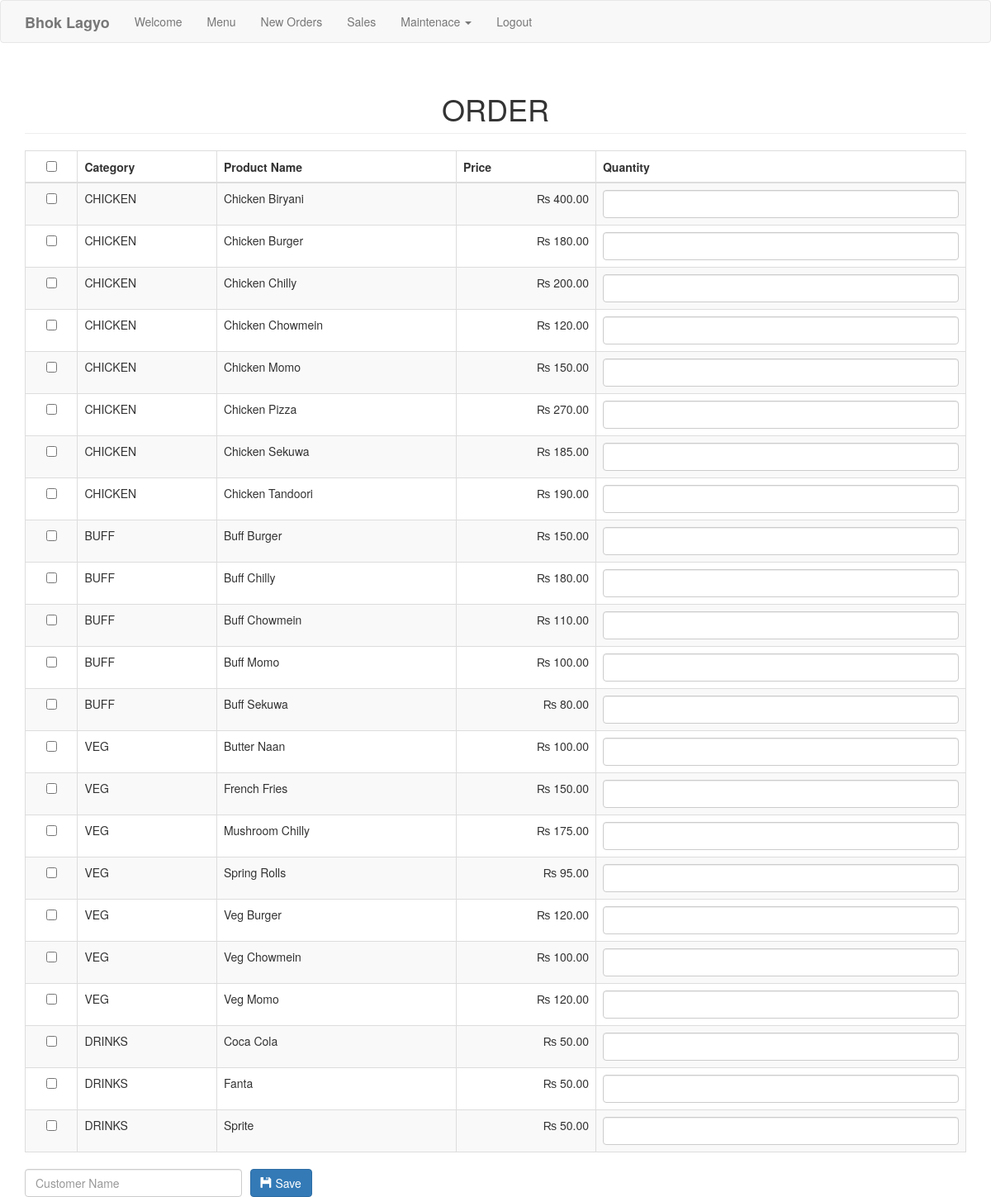
Screenshot of /adminpanel/orderadmin.php (signed in) with the database file from the repository.
### tables this page shows
CREATE TABLE `product` (
  `productid` int(11) NOT NULL,
  `categoryid` int(1) NOT NULL,
  `productname` varchar(30) NOT NULL,
  `price` double NOT NULL,
  `photo` varchar(150) NOT NULL,
  `CHI` float NOT NULL,
  `BUF` float NOT NULL,
  `VEGG` float NOT NULL
);

CREATE TABLE `category` (
  `categoryid` int(11) NOT NULL,
  `catname` varchar(30) NOT NULL
);

### adminpanel/orderadmin.php (the view, shortened to what this page needs)
<?php include('header.php'); ?>
<body>
<?php include('navbaradmin.php'); ?>
<div class="container">
	<h1 class="page-header text-center">ORDER</h1>
	<form method="POST" action="purchase.php">
		<table class="table table-striped table-bordered">
			<thead>
				<th class="text-center"><input type="checkbox" id="checkAll"></th>
				<th>Category</th>
				<th>Product Name</th>
				<th>Price</th>
				<th>Quantity</th>
			</thead>
			<tbody>
				<?php
					$sql="select * from product left join category on category.categoryid=product.categoryid order by product.categoryid asc, productname asc";
					$query=$conn->query($sql);
					$iterate=0;
					while($row=$query->fetch_array()){
						?>
						<tr>
							<td class="text-center"><input type="checkbox" value="<?php echo $row['productid']; ?>||<?php echo $iterate; ?>" name="productid[]" style=""></td>
							<td><?php echo $row['catname']; ?></td>
							<td><?php echo $row['productname']; ?></td>
							<td class="text-right">&#x20A8; <?php echo number_format($row['price'], 2); ?></td>
							<td><input type="text" class="form-control" name="quantity_<?php echo $iterate; ?>"></td>
						</tr>
						<?php
						$iterate++;
					}
				?>
			</tbody>
		</table>
		<div class="row">
			<div class="col-md-3">
				<input type="text" name="customer" class="form-control" placeholder="Customer Name" required>
			</div>
			<div class="col-md-2" style="margin-left:-20px;">
				<button type="submit" class="btn btn-primary"><span class="glyphicon glyphicon-floppy-disk"></span> Save</button>
			</div>
		</div>
	</form>
</div>
</body>
</html>

### adminpanel/header.php (shortened to what this page needs)
<!DOCTYPE html>
<html>
<head>
	<link rel="stylesheet" href="https://maxcdn.bootstrapcdn.com/bootstrap/3.3.7/css/bootstrap.min.css">
</head>

### adminpanel/navbaradmin.php (shortened to what this page needs)
<?php
  $sql = "select * from current_logged_admin";
  $result = $conn->query($sql);
  $row = $result->fetch_assoc();
?>
<nav class="navbar navbar-default">
  <div class="container">
    <div class="navbar-header">
      <a class="navbar-brand" href="indexadmin.php"><b>Bhok Lagyo</b></a>
    </div>
    <div class="collapse navbar-collapse" id="bs-example-navbar-collapse-1">
      <ul class="nav navbar-nav">
        <li class="welcome"><a href="indexadmin.php">Welcome <?php echo $row['email']; ?></a></li>
        <li><a href="indexadmin.php">Menu</a></li>
        <li><a href="neworders.php">New Orders</a></li>
        <li><a href="salesadmin.php">Sales</a></li>
        <li>
          <a href="#" class="dropdown-toggle" data-toggle="dropdown" role="button" aria-haspopup="true" aria-expanded="false">Maintenace <span class="caret"></span></a>
        </li>
        <li><a href="adminlogout.php">Logout</a></li>
      </ul>
    </div>
  </div>
</nav>

### rows the page displays
product: categoryid.catname "CHICKEN", productname "Chicken Biryani", price "400.00"
product: categoryid.catname "CHICKEN", productname "Chicken Burger", price "180.00"
product: categoryid.catname "CHICKEN", productname "Chicken Chilly", price "200.00"
product: categoryid.catname "CHICKEN", productname "Chicken Chowmein", price "120.00"
product: categoryid.catname "CHICKEN", productname "Chicken Momo", price "150.00"
product: categoryid.catname "CHICKEN", productname "Chicken Pizza", price "270.00"
product: categoryid.catname "CHICKEN", productname "Chicken Sekuwa", price "185.00"
product: categoryid.catname "CHICKEN", productname "Chicken Tandoori", price "190.00"
product: categoryid.catname "BUFF", productname "Buff Burger", price "150.00"
product: categoryid.catname "BUFF", productname "Buff Chilly", price "180.00"
product: categoryid.catname "BUFF", productname "Buff Chowmein", price "110.00"
product: categoryid.catname "BUFF", productname "Buff Momo", price "100.00"
product: categoryid.catname "BUFF", productname "Buff Sekuwa", price "80.00"
product: categoryid.catname "VEG", productname "Butter Naan", price "100.00"
product: categoryid.catname "VEG", productname "French Fries", price "150.00"
product: categoryid.catname "VEG", productname "Mushroom Chilly", price "175.00"
product: categoryid.catname "VEG", productname "Spring Rolls", price "95.00"
product: categoryid.catname "VEG", productname "Veg Burger", price "120.00"
product: categoryid.catname "VEG", productname "Veg Chowmein", price "100.00"
product: categoryid.catname "VEG", productname "Veg Momo", price "120.00"
product: categoryid.catname "DRINKS", productname "Coca Cola", price "50.00"
product: categoryid.catname "DRINKS", productname "Fanta", price "50.00"
product: categoryid.catname "DRINKS", productname "Sprite", price "50.00"
